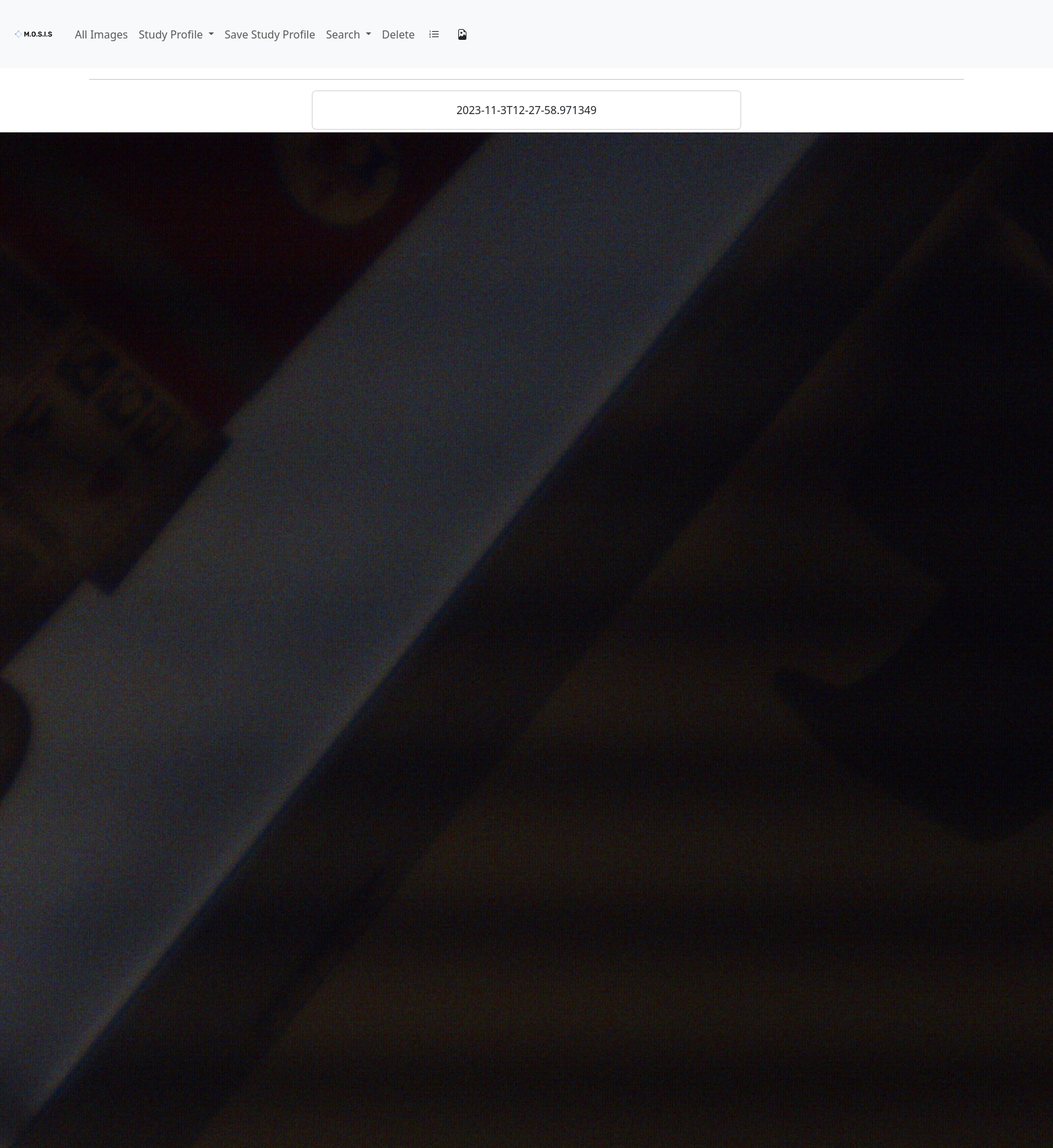
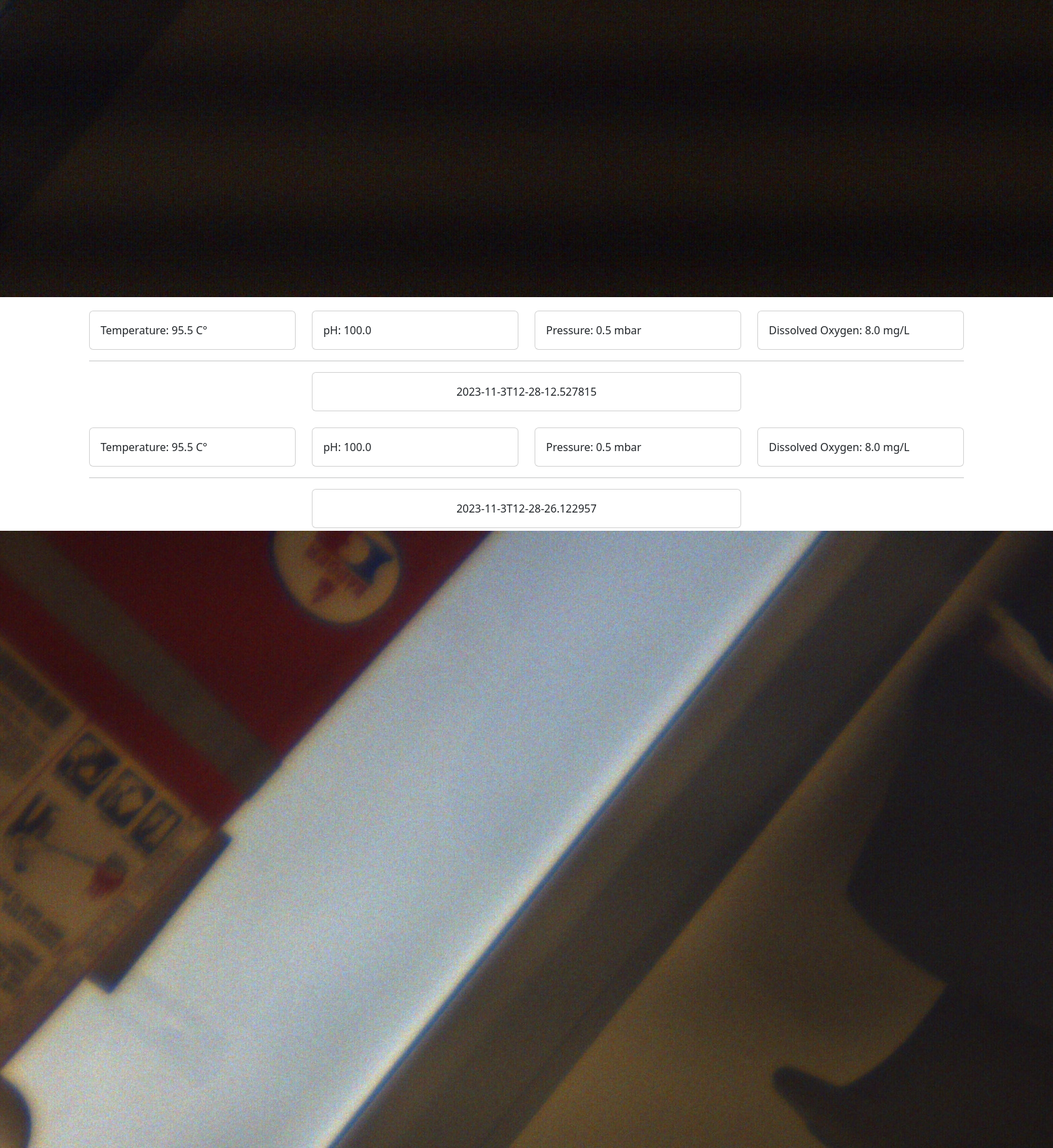
Screenshot of /entry/18 (upper part) with the database file from the repository (2 pictures, top to bottom).
### tables this page shows
CREATE TABLE MediaMetadata (
        metadataId INTEGER PRIMARY KEY UNIQUE,
        entryId INTEGER,
        leftCameraMedia TEXT NOT NULL,
        rightCameraMedia TEXT NOT NULL,
        time TEXT NOT NULL,
        temperature REAL NOT NULL,
        pressure REAL NOT NULL,
        ph REAL NOT NULL,
        dissolvedOxygen REAL NOT NULL,
        FOREIGN KEY (entryId) REFERENCES media_entry(entryId)
    );

### routes.py (the view, shortened to what this page needs)
@app.route("/entry/<id>")
def entry(id=0):
    MediaEntry = dbQuery.getMediaEntry(id)
    if MediaEntry.shotType == "SINGLE":
        return render_template(
            "singleEntry.html",
            MediaMetadata=dbQuery.getAllMediaMetadataId(id)[0],
            str=str,
            round=round,
            url_for=url_for,
            os=os)
    elif MediaEntry.shotType == "TIMELAPSE":
        return render_template("timeLapseEntry.html",
                               MediaMetadata=dbQuery.getAllMediaMetadataId(id),
                               enumerate=enumerate,
                               str=str,
                               round=round,
                               url_for=url_for,
                               os=os)

### db.py (called while the page is built)
    def getMediaEntry(self, entryId: int) -> MediaEntryInternalRepresentation:
        ret = self.cursor.execute("SELECT * FROM MediaEntry WHERE entryId = ?",
                                  (entryId, )).fetchone()
        return DatabaseQuery.mediaEntryTableToInternalRepresentation(ret)

    def getAllMediaMetadataId(
            self, entryId: int) -> [MediaMetadataInternalRepresentation]:
        ret = self.cursor.execute(
            "SELECT * FROM MediaMetadata WHERE entryId = ?",
            (entryId, )).fetchall()
        return list(
            map(
                lambda x: DatabaseQuery.
                mediaMetadataTableToInternalRepresentation(x), ret))

    @staticmethod
    def mediaEntryTableToInternalRepresentation(dbQuery: (
    )) -> MediaEntryInternalRepresentation:
        return MediaEntryInternalRepresentation(dbQuery[0], dbQuery[1],
                                                dbQuery[2], dbQuery[3],
                                                dbQuery[4], dbQuery[5],
                                                dbQuery[6], dbQuery[7])

    def mediaMetadataTableToInternalRepresentation(dbQuery: (
    )) -> MediaMetadataInternalRepresentation:
        return MediaMetadataInternalRepresentation(dbQuery[0], dbQuery[1],
                                                   dbQuery[2], dbQuery[3],
                                                   dbQuery[4], dbQuery[5],
                                                   dbQuery[6], dbQuery[7],
                                                   dbQuery[8])

### templates/timeLapseEntry.html (shortened to what this page needs)
{% extends 'entry.html' %}

### templates/entry.html (shortened to what this page needs)
  {% extends 'base.html' %}
  {% block body %}
  <div class="container">
    {% for md in MediaMetadata %}
    <hr>
    <div class="row d-flex justify-content-center">
      <div class="col-6">
        <div class="card">
          <div class="card-body d-flex justify-content-center">
            {{md.time}}
          </div>
        </div>
      </div>
    </div>
    <div class="row">
      <div class="col-6 d-flex justify-content-center mt-1 mb-1">
      </div>
      <div class="col-6 d-flex justify-content-center mt-1 mb-1">
        <img src={{ url_for('static', filename=os.path.join("Media", md.rightCameraMedia)) }} alt="">
      </div>
    </div>
    <div class="row pt-3">
      <div class="col-3">
        <div class="card">
          <div class="card-body">
            {{"Temperature: " + str(round(md.temperature,3)) + " C" + '°'}}
          </div>
        </div>
      </div>
      <div class="col-3">
        <div class="card">
          <div class="card-body">
            {{"pH: " + str(round(md.ph,3))}}
          </div>
        </div>
      </div>
      <div class="col-3">
        <div class="card">
          <div class="card-body">
            {{"Pressure: " + str(round(md.pressure,3)) + " mbar"}}
          </div>
        </div>
      </div>
      <div class="col-3">
        <div class="card">
          <div class="card-body">
            {{"Dissolved Oxygen: " + str(round(md.dissolvedOxygen,3)) + " mg/L"}}
          </div>
        </div>
      </div>
    </div>
    {% endfor %}
  </div>
  {% endblock %}

### rows the page displays
MediaMetadata: time "2023-11-3T12-27-58.971349", rightCameraMedia (picture), temperature "Temperature: 95.5 C°", pressure "pH: 100.0", dissolvedOxygen "Pressure: 0.5 mbar", ph "Dissolved Oxygen: 8.0 mg/L"
MediaMetadata: time "2023-11-3T12-28-12.527815", temperature "Temperature: 95.5 C°", pressure "pH: 100.0", dissolvedOxygen "Pressure: 0.5 mbar", ph "Dissolved Oxygen: 8.0 mg/L"
MediaMetadata: time "2023-11-3T12-28-26.122957", rightCameraMedia (picture)
